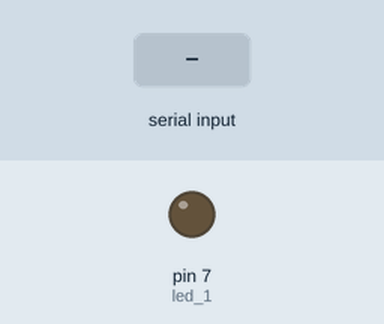
Simulated run of this sketch. Board: Arduino Uno, built with avr-gcc and run on an emulated ATmega328P. On the bench: output pins drawn as LEDs (lit = HIGH). The inputs (shaded band) are chosen by the test bench.

Above: at 1.2 s.
1.3 s: "30,150\n" received over Serial
At 2.0 s:
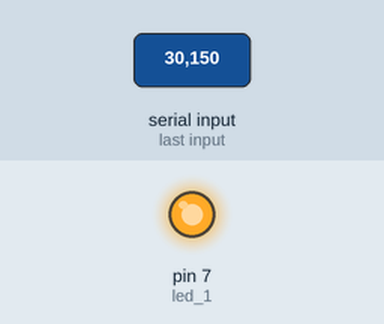
Timing chart, 0 to 4.3 s (numbered marks = the images above; inputs shaded):
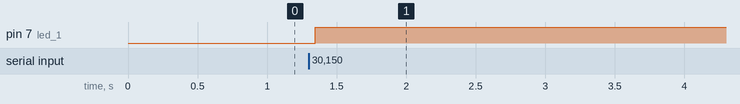

The sketch:

Recieve_Binary_Signal.ino
```cpp
//Recieve binary signal through xBee

int led_1 = 7;

void setup() {
  // put your setup code here, to run once:

  Serial.begin(9600);

  pinMode(7, OUTPUT);
}

void loop() {
  // put your main code here, to run repeatedly:
  while(Serial.available()==0);

  int data = Serial.read() - '0';

  digitalWrite(led_1, data);

  Serial.flush();
}
```

Measured:
- after the input at 1.3 s, pin 7 (led_1): LOW → HIGH after 0.05 s
